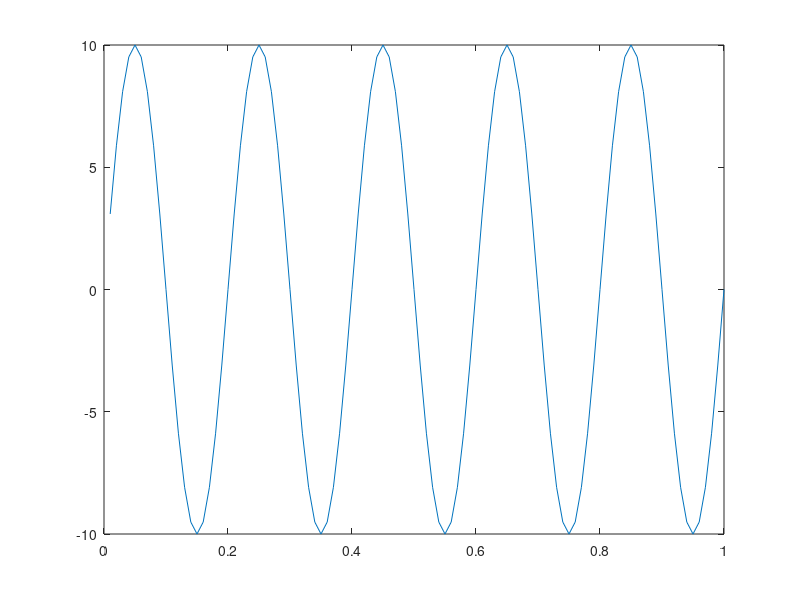

Reproduce this figure in MATLAB.
%%%%%%%%%%%%%%%%%%%%%%%%%%%%%%%%%%%%%%%%%%%%%%%%%%%%%%%%%%%%%%%%%%%%%%%%%%%
%                    TUGAS KOMPUTER APLIASI TE-VII           
%                      Nama    : Anita Fitrizia                                     
%                      NIM     : 13112008
%                      Jurusan : Teknik Elektro UNIKOM
%%%%%%%%%%%%%%%%%%%%%%%%%%%%%%%%%%%%%%%%%%%%%%%%%%%%%%%%%%%%%%%%%%%%%%%%%%%
clear all
clc
%%%%%%%%%%%%%%%%%%%%%%%%%%%%%%%%%%%%%%%%%%%%%%%%%%%%%%%%%%%%%%%%%%%%%%%%%%%
Fs=100;                 % frekuensi banyaknya kejadian dalam 1 perioda gelombang
t=(1:100)/Fs;           % waktu yang dihabiskan untuk membentuk satu gelombang t=1/f 
s1=10*sin(2*pi*t*5)    % Asin(2*pi*f*t)
                        % 10 merupakan tinggi amplitudo yang ditetapkan (A)
                        % sin merupakan bentuk gelombang yang akan di plot
                        % 2*pi merupakan rumus dasar untuk memplotting
                        % t didapatkan dari 1/f
                        % f merupakan banyaknya gelombang yg ingin di plot
plot(t,s1)              % memplot hasil data menjadi grafik sinus
